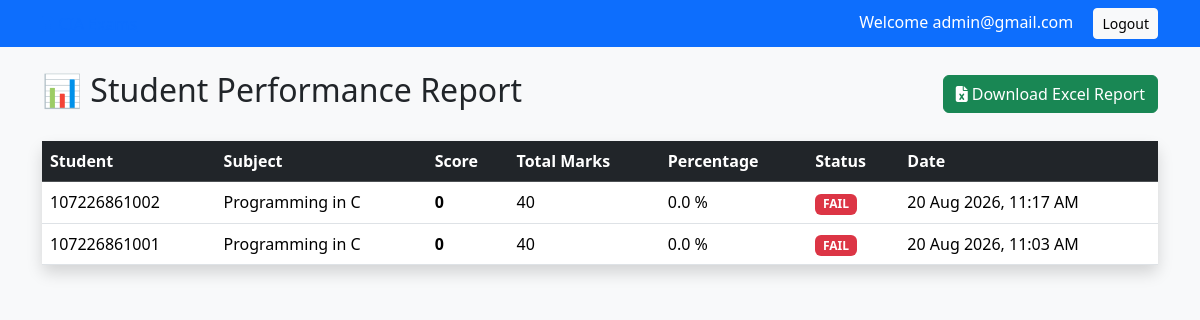
Screenshot of /view-results/ (signed in) with the database file from the repository.
### quiz/models.py (models this page shows, shortened)
class User(AbstractUser):
    is_student = models.BooleanField(default=False)
    is_faculty = models.BooleanField(default=False)
    course = models.CharField(
        max_length=100,
        blank=True,
        null=True
    )
    semester = models.IntegerField(
        default=1,
        blank=True,
        null=True
    )

class Result(models.Model):
    student = models.ForeignKey(
        User,
        on_delete=models.CASCADE
    )
    exam = models.ForeignKey(
        Exam,
        on_delete=models.CASCADE,
        null=True,
        blank=True
    )
    score = models.IntegerField()
    total_marks = models.IntegerField(
        default=0
    )
    percentage = models.FloatField(
        default=0
    )
    completed_at = models.DateTimeField(
        auto_now_add=True
    )

class Exam(models.Model):
    exam_name = models.CharField(max_length=100)
    course = models.ForeignKey(
        Course,
        on_delete=models.CASCADE
    )
    semester = models.IntegerField(default=1)
    subject = models.ForeignKey(
        Subject,
        on_delete=models.CASCADE
    )
    duration = models.IntegerField(default=60)
    created_by = models.ForeignKey(
        User,
        on_delete=models.CASCADE,
        null=True
    )
    number_of_questions = models.IntegerField()
    start_time = models.DateTimeField()
    end_time = models.DateTimeField()
    is_published = models.BooleanField(default=False)
    created_at = models.DateTimeField(auto_now_add=True)

class Subject(models.Model):
    code = models.CharField(
        max_length=20,
        unique=True
    )
    name = models.CharField(
        max_length=100
    )
    course = models.ForeignKey(
        Course,
        on_delete=models.CASCADE
    )
    semester = models.IntegerField()

### quiz/views.py (the view)
@login_required
@user_passes_test(is_faculty)
def view_results(request):
    results = Result.objects.select_related(
        "student",
        "student__studentprofile",
        "exam",
        "exam__subject",
        "exam__course"
    ).order_by("-completed_at")
    context = {
        "results": results
    }
    return render(
        request,
        "faculty/view_results.html",
        context
    )

### quiz/views.py (called while the page is built)
def is_faculty(user):
    return (
        user.is_authenticated
        and (
            user.is_faculty
            or user.is_superuser
        )
    )

### quiz/templates/faculty/view_results.html
{% extends 'base.html' %}
{% block content %}
<div class="container mt-4">
    <div class="d-flex justify-content-between align-items-center mb-4">
        <h2>
            📊 Student Performance Report
        </h2>
        <a href="{% url 'export_results' %}"
           class="btn btn-success">
            <i class="fas fa-file-excel"></i>
            Download Excel Report
        </a>
    </div>
    <div class="card shadow border-0">
        <div class="table-responsive">
            <table class="table table-hover mb-0">
                <thead class="table-dark">
                    <tr>
                        <th>Student</th>
                        <th>Subject</th>
                        <th>Score</th>
                        <th>Total Marks</th>
                        <th>Percentage</th>
                        <th>Status</th>
                        <th>Date</th>
                    </tr>
                </thead>
                <tbody>
                {% for res in results %}
                <tr>
                    <td>
                        {{ res.student.username }}
                    </td>
                    <td>
                        {{ res.exam.subject.name }}
                    </td>
                    <td>
                        <span class="fw-bold">
                            {{ res.score }}
                        </span>
                    </td>
                    <td>
                        {{ res.total_marks }}
                    </td>
                    <td>
                        {{ res.percentage }} %
                    </td>
                    <td>
                        {% if res.percentage >= 40 %}
                            <span class="badge bg-success">
                                PASS
                            </span>
                        {% else %}
                            <span class="badge bg-danger">
                                FAIL
                            </span>
                        {% endif %}
                    </td>
                    <td>
                        {{ res.completed_at|date:"d M Y, h:i A" }}
                    </td>
                </tr>
                {% empty %}
                <tr>
                    <td colspan="7" class="text-center py-4">
                        No results recorded yet.
                    </td>
                </tr>
                {% endfor %}
                </tbody>
            </table>
        </div>
    </div>
</div>
{% endblock %}

### quiz/templates/base.html (shortened to what this page needs)
{% load static %}
<!DOCTYPE html>
<html lang="en">
<head>
    <link href="https://cdn.jsdelivr.net/npm/bootstrap@5.3.3/dist/css/bootstrap.min.css" rel="stylesheet">
    <link href="https://cdnjs.cloudflare.com/ajax/libs/font-awesome/6.5.2/css/all.min.css" rel="stylesheet">
</head>
<body class="bg-light">
<nav class="navbar navbar-expand-lg navbar-dark bg-primary">
    <div class="container">
       <a href="{% url 'manage_exams' %}">
    <i class="fas fa-file-alt"></i>
</a>
        <div class="ms-auto">
            {% if user.is_authenticated %}
                <span class="text-white me-3">
                    Welcome {{ user.username }}
                </span>
                <a href="{% url 'logout' %}" class="btn btn-light btn-sm">
                    Logout
                </a>
            {% endif %}
        </div>
    </div>
</nav>
<div class="container-fluid mt-4">
    {% block content %}
    {% endblock %}
</div>
</body>
</html>

### rows the page displays
User: username "admin@gmail.com"
Result: student.username "107226861002", exam.subject.name "Programming in C", score "0", total_marks "40", percentage "0.0", shows "FAIL", completed_at "20 Aug 2026, 11:17 AM"
Result: student.username "107226861001", exam.subject.name "Programming in C", score "0", total_marks "40", percentage "0.0", shows "FAIL", completed_at "20 Aug 2026, 11:03 AM"
